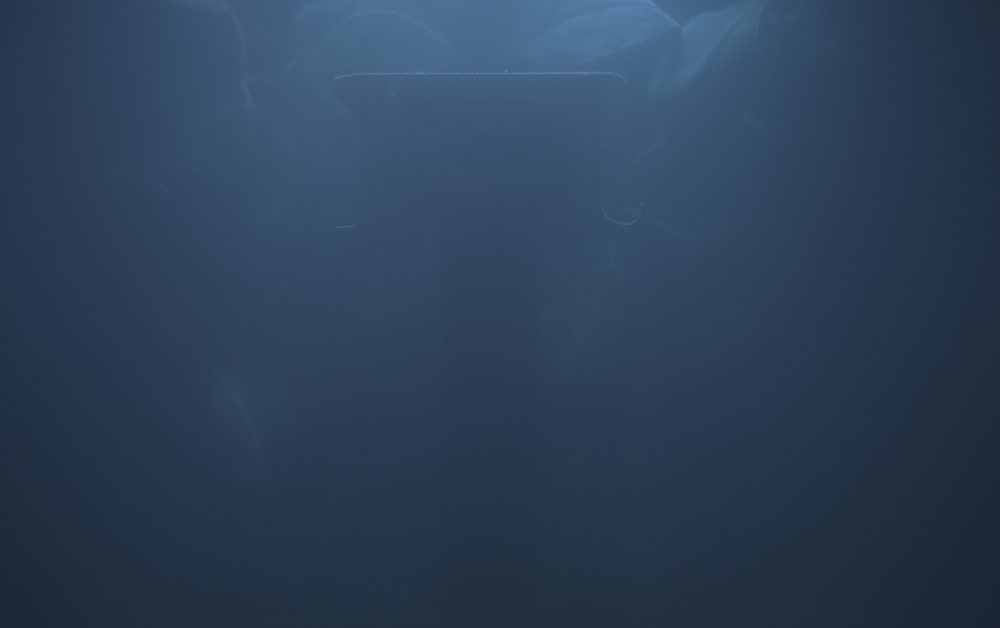
#> input picture P3/Results/Data/Gypsum45g/InFront_Camera_light10_exp25100.0_20242011_153617.png, 1000 x 628 px, shrunk from 1936 x 1216 before the run, given in place of de_Camera_AutoTarget5_light10_exp17095.0_20242211_103630.png, which was not available
$ python 'Image Dehazer.py'
#> lines starting #> are read from the running program, lines starting #| are printed output that depends on the picture; long printed decimals are rounded; pictures that were not available may be replaced by others from this repository, and a replacement may not be noted
import cv2 as cv
import numpy as np
import os
import matplotlib.pyplot as plt
import time

def dark_channel(image, size=15):
    """Compute the dark channel prior of the image."""
    min_channel = np.min(image, axis=2)
    kernel = cv.getStructuringElement(cv.MORPH_RECT, (size, size))
    dark_channel = cv.erode(min_channel, kernel)
    #cv.imshow('dark_channel', dark_channel)
    return dark_channel

def atmospheric_light(image, dark_channel):
    """Estimate the atmospheric light in the image."""
    h, w = image.shape[:2]
    num_pixels = h * w
    num_brightest = int(max(num_pixels * 0.001, 1))

    dark_vec = dark_channel.ravel()
    image_vec = image.reshape(num_pixels, 3)

    indices = np.argsort(dark_vec)[-num_brightest:]
    brightest_pixels = image_vec[indices]

    A = np.mean(brightest_pixels, axis=0)
    print(f"Atmospheric light: {A}")
    return A

def transmission_map(image, A, omega=0.95, size=15):
    """Estimate the transmission map."""
    norm_image = image / A
    dark_channel_norm = dark_channel(norm_image, size)
    transmission = 1 - omega * dark_channel_norm
    #cv.imshow('transmission', transmission)
    return transmission

def guided_filter(im, p, r, eps):
    """Apply the guided filter to the image."""
    mean_I = cv.boxFilter(im, cv.CV_64F, (r, r))
    mean_p = cv.boxFilter(p, cv.CV_64F, (r, r))
    mean_Ip = cv.boxFilter(im * p, cv.CV_64F, (r, r))
    cov_Ip = mean_Ip - mean_I * mean_p

    mean_II = cv.boxFilter(im * im, cv.CV_64F, (r, r))
    var_I = mean_II - mean_I * mean_I

    a = cov_Ip / (var_I + eps)
    b = mean_p - a * mean_I

    mean_a = cv.boxFilter(a, cv.CV_64F, (r, r))
    mean_b = cv.boxFilter(b, cv.CV_64F, (r, r))

    q = mean_a * im + mean_b
    return q

def refine_transmission_map(image, estimated_transmission):
    """Refine the transmission map."""
    grayscale_image = cv.cvtColor(image, cv.COLOR_BGR2GRAY)
    normalized_grayscale = np.float64(grayscale_image) / 255.0
    radius = 60
    epsilon = 0.0001
    refined_transmission = guided_filter(normalized_grayscale, estimated_transmission, radius, epsilon)
    #cv.imshow('refined_transmission', refined_transmission)
    return refined_transmission

def recover_image(image, transmission, A, transmission_threshold=0.1):
    """Recover the dehazed image."""
    transmission = np.maximum(transmission, transmission_threshold)
    transmission = np.repeat(transmission[:, :, np.newaxis], 3, axis=2)  # Broadcast transmission to match image shape
    J = (image - A) / transmission + A
    return J

def dehaze(hazy_image):
    """Main function to dehaze an image."""
    start_time = time.time()

    image = hazy_image / 255.0

    # Compute the dark channel
    dark = dark_channel(image)

    # Estimate the atmospheric light
    A = atmospheric_light(image, dark)

    # Estimate the transmission map
    transmission = transmission_map(image, A)

    # Refine the transmission map
    refined_transmission = refine_transmission_map(hazy_image, transmission)

    # Recover the dehazed image
    dehazed_image = recover_image(image, refined_transmission, A)

    total_time = time.time() - start_time

    # Print timing information
    print("\nDehazing Performance Metrics:")
    print("-" * 30)
    print(f"Total time: {total_time:.3f} seconds")

    return dehazed_image

def calculate_psnr(image1, image2):
    """Calculate the Peak Signal-to-Noise Ratio (PSNR) between two images."""
    psnr_value = cv.PSNR(image1, image2)
    return psnr_value

# Example usage
testmethod = 'single' # 'folder' or 'single'
saveImages = True

if testmethod == 'single':

    script_dir = os.path.dirname(__file__)
    image_path = "P3\Results\Data\GroundTruth\Beside_Camera_AutoTarget5_light10_exp17095.0_20242211_103630.png"
    hazy_image = cv.imread(image_path)
#> hazy_image is the input picture: shape (628, 1000, 3); mean B, G, R 87.5, 64.6, 45.1
    if hazy_image is None:
        print(f"Error: Unable to load image at {image_path}")
    else:
        dehazed_image = dehaze(hazy_image)
#> in dark_channel, `min_channel = np.min(image, axis=2)`:
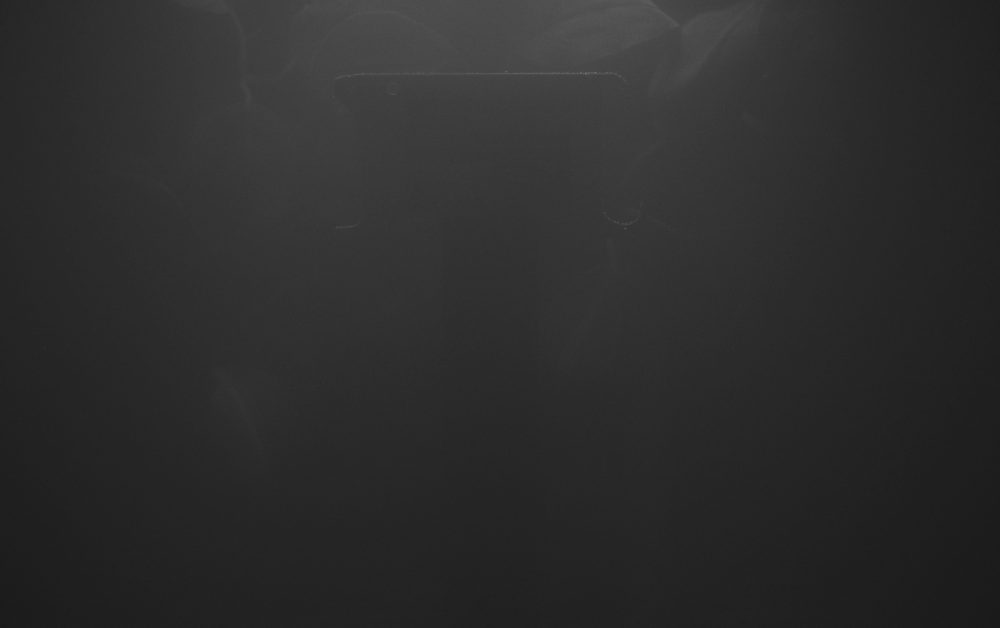
#> min_channel: shape (628, 1000) float64; min 0.098, max 0.42, mean 0.177
#> in atmospheric_light, `indices = np.argsort(dark_vec)[-num_brightest:]`: indices = 628 values, max 22626 at index 230, min 567 at index 1, mean 8945.9
#> in atmospheric_light, `brightest_pixels = image_vec[indices]`: brightest_pixels = 628 rows, first 8: [0.635, 0.482, 0.322], [0.62, 0.478, 0.318], [0.631, 0.467, 0.318], [0.62, 0.475, 0.322], [0.62, 0.471, 0.318], [0.635, 0.486, 0.329], [0.631, 0.486, 0.325], [0.643, 0.494, 0.333]
#> in atmospheric_light, `A = np.mean(brightest_pixels, axis=0)`: A = [0.637, 0.485, 0.328]
#| Atmospheric light: [0.6368 0.4849 0.3277]
#> call 2 of dark_channel, with size = 15
#> in dark_channel (call 2), `dark_channel = cv.erode(min_channel, kernel)`:
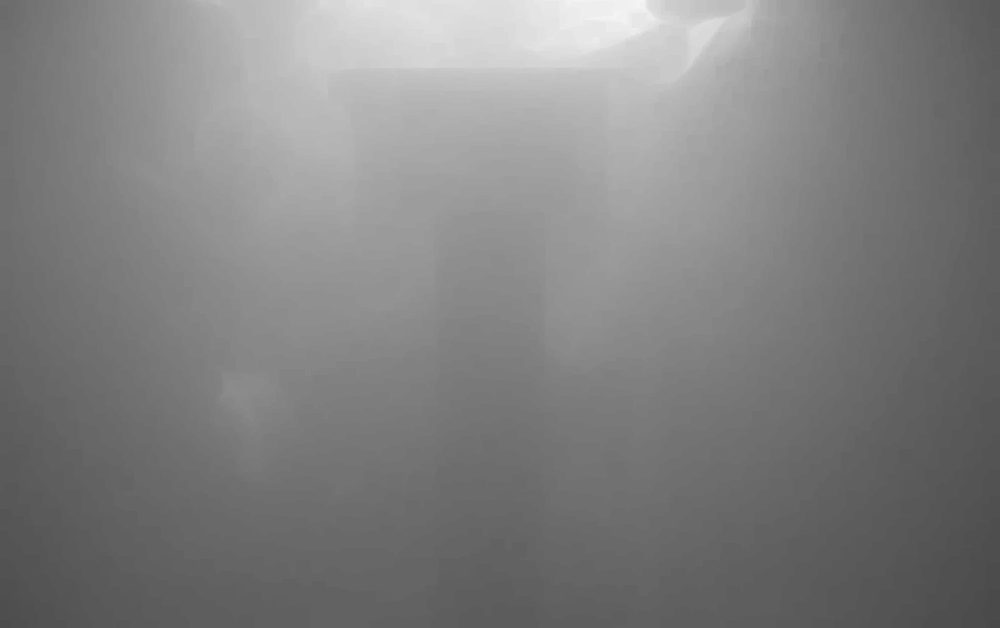
#> dark_channel: shape (628, 1000) float64; min 0.283, max 0.957, mean 0.505
#> in transmission_map, `transmission = 1 - omega * dark_channel_norm`:
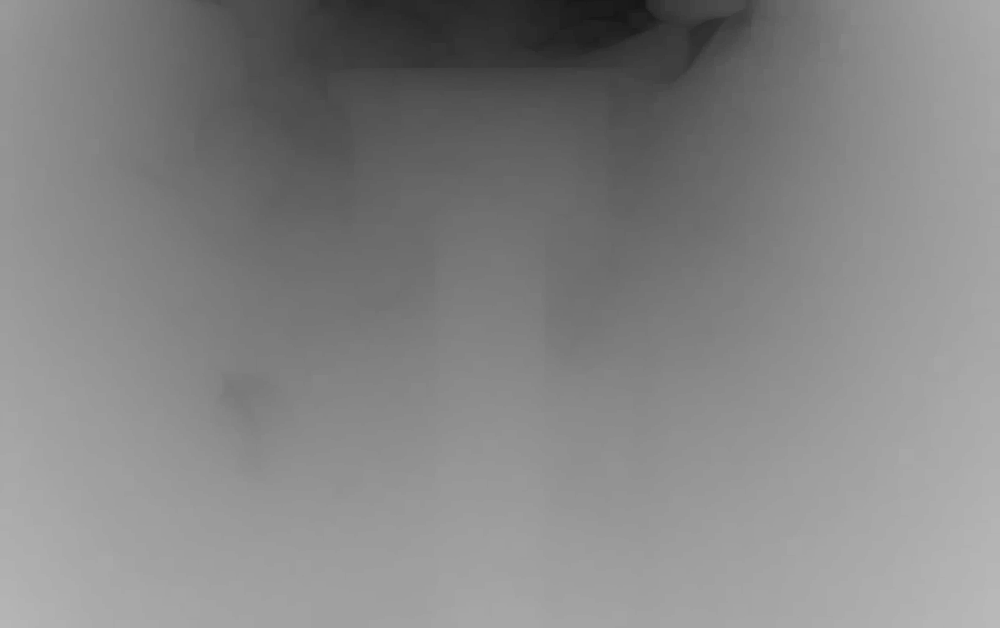
#> transmission: shape (628, 1000) float64; min 0.0904, max 0.731, mean 0.52
#> in guided_filter, `cov_Ip = mean_Ip - mean_I * mean_p`:
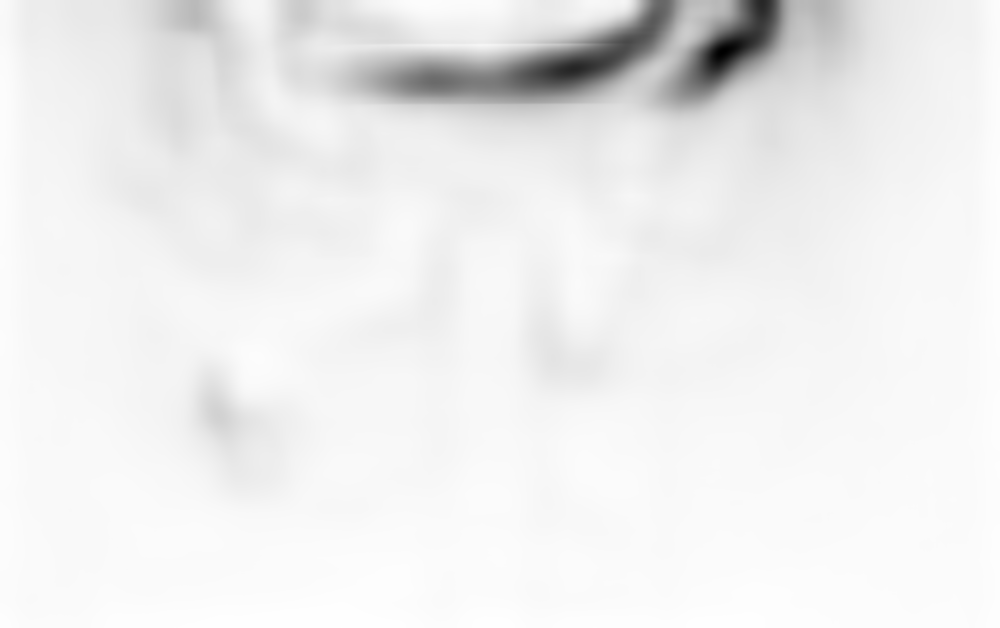
#> cov_Ip: shape (628, 1000) float64; min -0.00191, max -4.87e-08, mean -0.000126; drawn with min black and max white
#> in guided_filter, `b = mean_p - a * mean_I`:
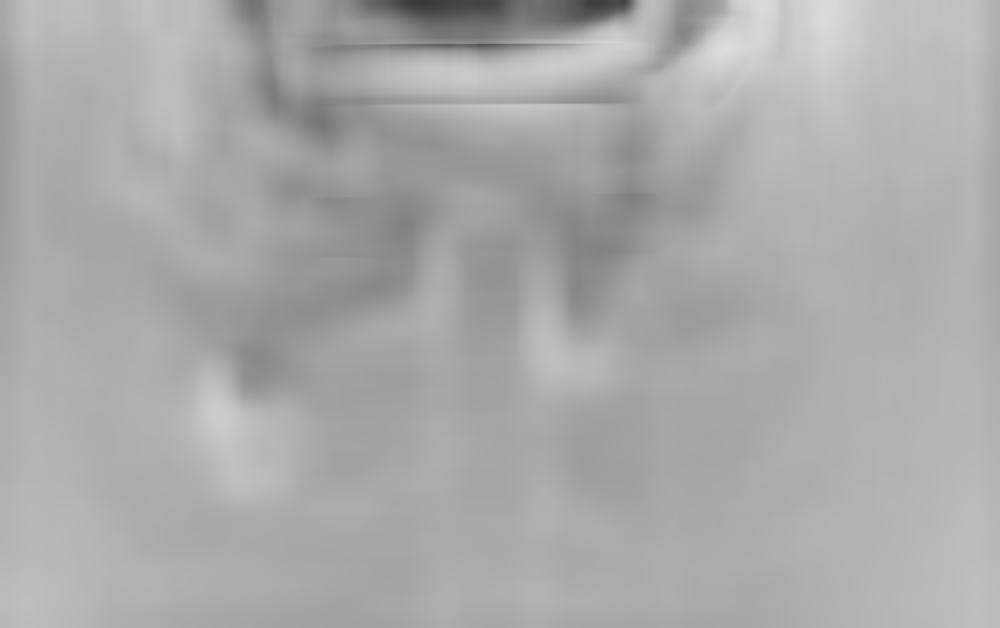
#> b: shape (628, 1000) float64; min 0.222, max 0.87, mean 0.667
#> in guided_filter, `mean_a = cv.boxFilter(a, cv.CV_64F, (r, r))`:
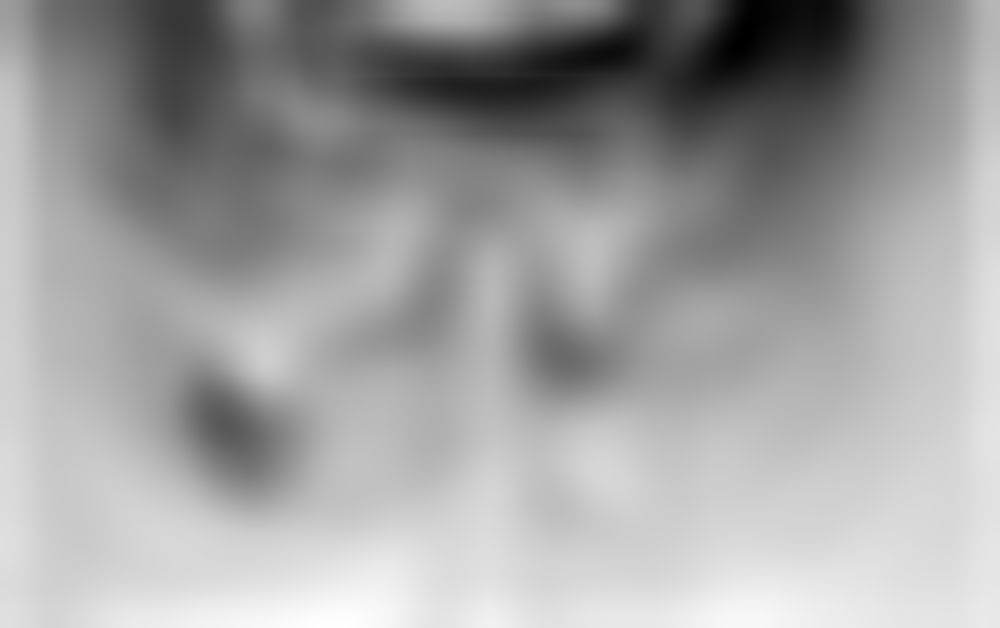
#> mean_a: shape (628, 1000) float64; min -1.41, max -0.0461, mean -0.552; drawn with min black and max white
#> in recover_image, `J = (image - A) / transmission + A`:
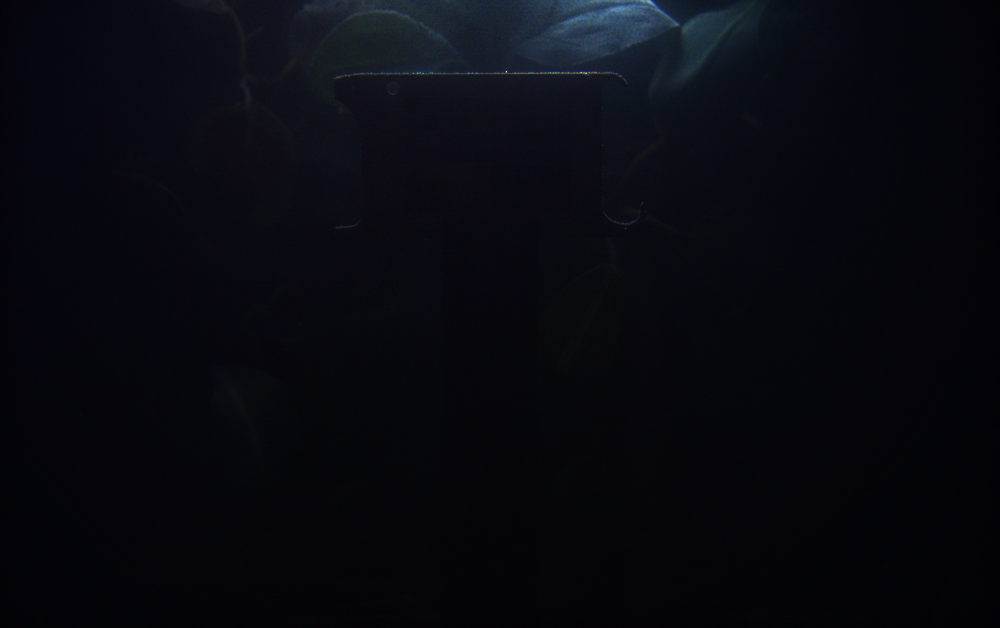
#> J: shape (628, 1000, 3) float64; mean B, G, R 0.0834, 0.0487, 0.0444; drawn with min black and max white

        plt.figure(figsize=(10, 5))

        plt.subplot(1, 2, 1)
        plt.title('Hazy Image')
        plt.imshow(cv.cvtColor(hazy_image, cv.COLOR_BGR2RGB))
        plt.axis('off')

        plt.subplot(1, 2, 2)
        plt.title('Dehazed Image')
#> (the run stopped early here; a loop or call above may not have finished)

$ run again, on P3/Dehazing/Image_Dehazing_test/Dehaze_Samples/forest.jpg
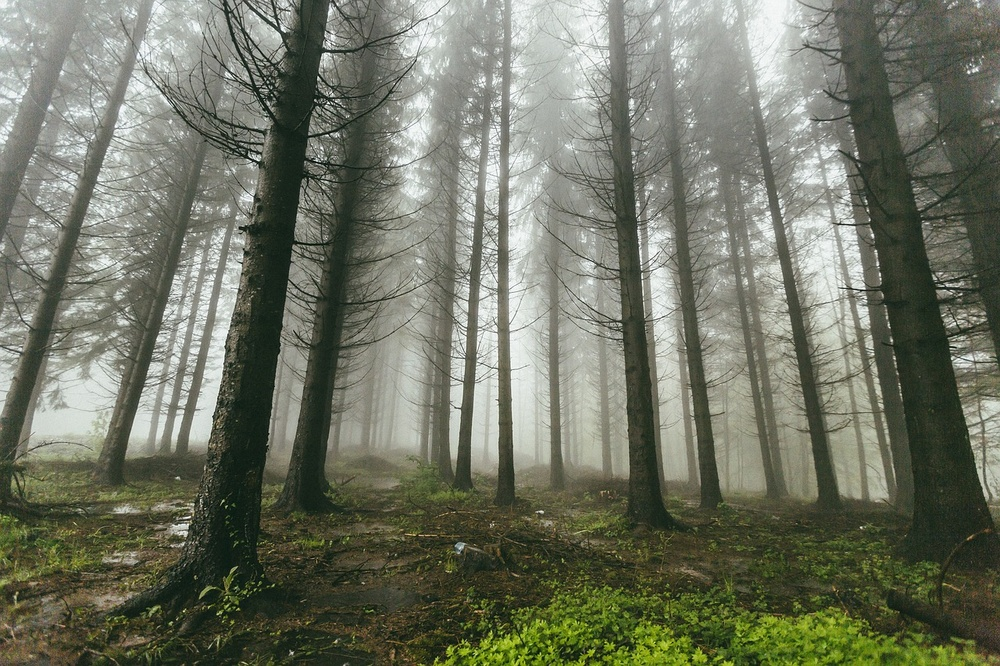
#> input picture P3/Dehazing/Image_Dehazing_test/Dehaze_Samples/forest.jpg, 1000 x 666 px, shrunk from 1280 x 853 before the run, given in place of de_Camera_AutoTarget5_light10_exp17095.0_20242211_103630.png, which was not available
#> hazy_image is the input picture: shape (666, 1000, 3); mean B, G, R 99.8, 116.3, 112.1
#> in dark_channel, `dark_channel = cv.erode(min_channel, kernel)`:
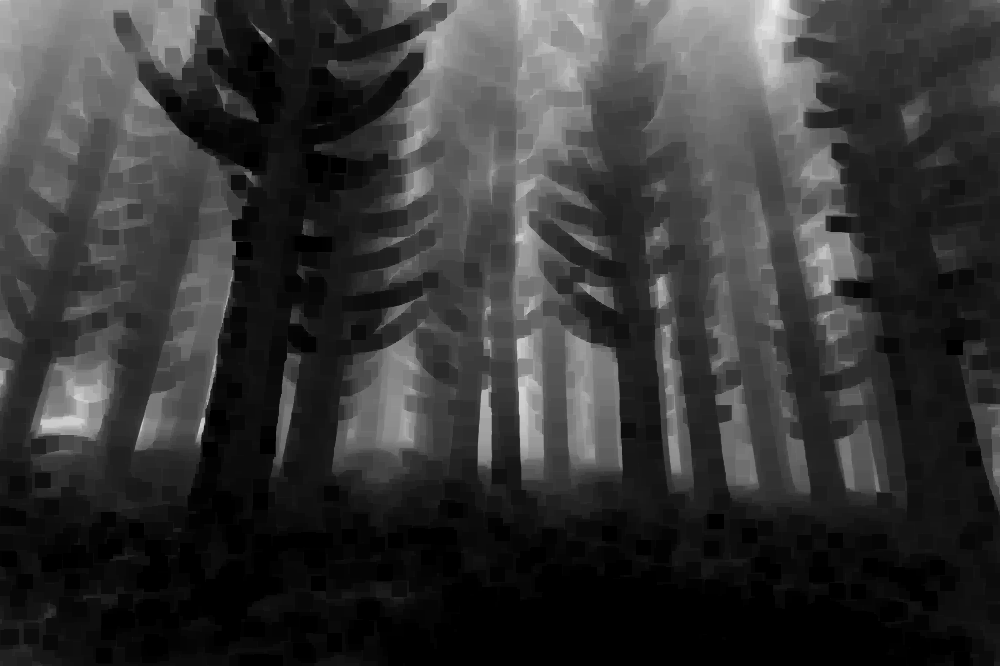
#> dark_channel: shape (666, 1000) float64; min 0, max 0.937, mean 0.211
#> indices = 666 values, max 393522 at index 3, min 764 at index 62, mean 34073.4
#> brightest_pixels = 666 rows, first 8: [0.941, 0.945, 0.937], [0.851, 0.875, 0.855], [0.933, 0.937, 0.922], [0.863, 0.886, 0.867], [0.961, 0.965, 0.957], [0.961, 0.965, 0.957], [0.89, 0.894, 0.878], [0.949, 0.953, 0.937]
#> in atmospheric_light, `A = np.mean(brightest_pixels, axis=0)`: A = [0.945, 0.95, 0.937]
#| Atmospheric light: [0.9451 0.9495 0.9369]
#> in recover_image, `J = (image - A) / transmission + A`:
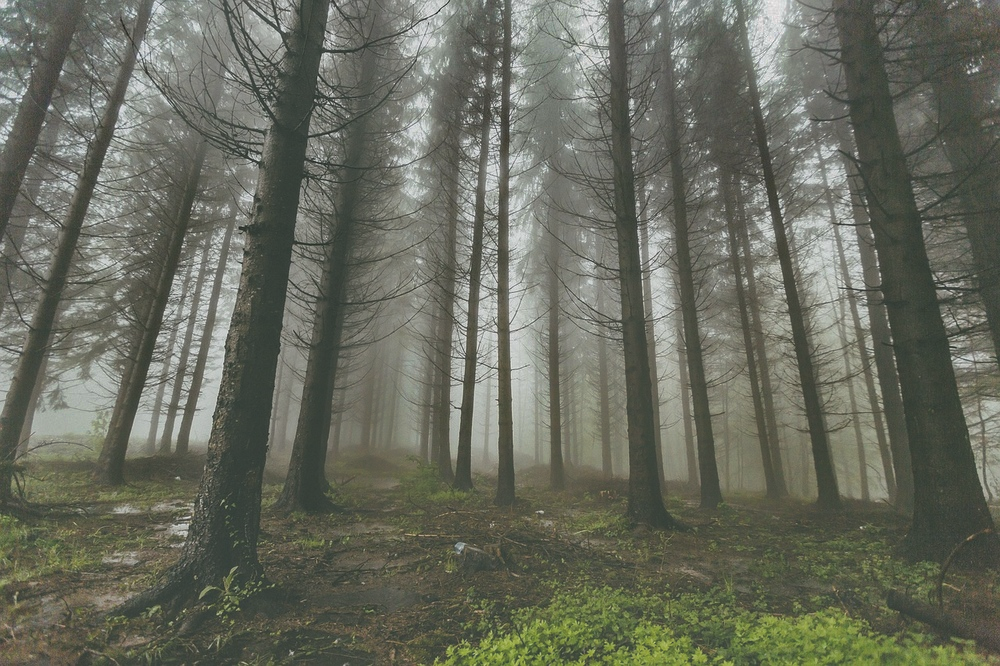
#> J: shape (666, 1000, 3) float64; mean B, G, R 0.273, 0.348, 0.332; drawn with min black and max white

$ run again, on P3/Dehazing/Image_Dehazing_test/Dehaze_Samples/forest2.jpg
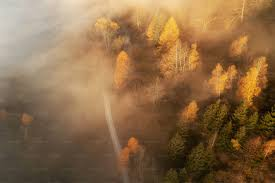
#> input picture P3/Dehazing/Image_Dehazing_test/Dehaze_Samples/forest2.jpg, 275 x 183 px, given in place of de_Camera_AutoTarget5_light10_exp17095.0_20242211_103630.png, which was not available
#> hazy_image is the input picture: shape (183, 275, 3); mean B, G, R 71.5, 106.8, 139.5
#> in dark_channel, `dark_channel = cv.erode(min_channel, kernel)`:
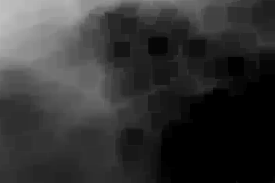
#> dark_channel: shape (183, 275) float64; min 0, max 0.749, mean 0.202
#> indices = 50 values, max 5775 at index 11, min 0 at index 44, mean 3642.5
#> brightest_pixels = 50 rows, first 8: [0.784, 0.812, 0.824], [0.78, 0.808, 0.82], [0.776, 0.808, 0.808], [0.78, 0.812, 0.812], [0.773, 0.8, 0.812], [0.769, 0.8, 0.8], [0.769, 0.804, 0.82], [0.765, 0.8, 0.812]
#> in atmospheric_light, `A = np.mean(brightest_pixels, axis=0)`: A = [0.77, 0.803, 0.809]
#| Atmospheric light: [0.7702 0.8028 0.8093 ]
#> in recover_image, `J = (image - A) / transmission + A`:
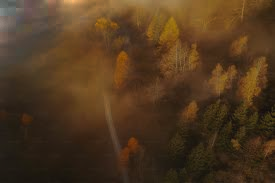
#> J: shape (183, 275, 3) float64; mean B, G, R 0.144, 0.323, 0.496; drawn with min black and max white
